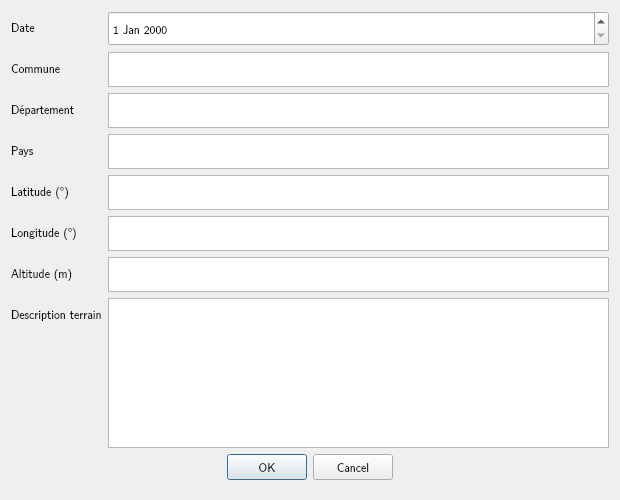
<?xml version="1.0" encoding="UTF-8"?>
<ui version="4.0">
 <class>IdentificationEditDialog</class>
 <widget class="QDialog" name="IdentificationEditDialog">
  <property name="geometry">
   <rect>
    <x>0</x>
    <y>0</y>
    <width>620</width>
    <height>500</height>
   </rect>
  </property>
  <property name="font">
   <font>
    <family>LM Sans 12</family>
   </font>
  </property>
  <property name="windowTitle">
   <string>Identification</string>
  </property>
  <layout class="QGridLayout" name="gridLayout">
   <item row="0" column="0">
    <layout class="QFormLayout" name="formLayout">
     <item row="0" column="0">
      <widget class="QLabel" name="dateLabel">
       <property name="font">
        <font>
         <family>LM Sans 12</family>
        </font>
       </property>
       <property name="text">
        <string>Date</string>
       </property>
      </widget>
     </item>
     <item row="0" column="1">
      <widget class="QDateEdit" name="dateEdit">
       <property name="minimumSize">
        <size>
         <width>300</width>
         <height>35</height>
        </size>
       </property>
       <property name="maximumSize">
        <size>
         <width>16777215</width>
         <height>35</height>
        </size>
       </property>
      </widget>
     </item>
     <item row="1" column="0">
      <widget class="QLabel" name="cityLabel">
       <property name="font">
        <font>
         <family>LM Sans 12</family>
        </font>
       </property>
       <property name="text">
        <string>Commune</string>
       </property>
      </widget>
     </item>
     <item row="1" column="1">
      <widget class="QTextEdit" name="cityTextEdit">
       <property name="minimumSize">
        <size>
         <width>300</width>
         <height>35</height>
        </size>
       </property>
       <property name="maximumSize">
        <size>
         <width>16777215</width>
         <height>35</height>
        </size>
       </property>
       <property name="font">
        <font>
         <family>LM Sans 12</family>
        </font>
       </property>
       <property name="cursor" stdset="0">
        <cursorShape>IBeamCursor</cursorShape>
       </property>
      </widget>
     </item>
     <item row="2" column="0">
      <widget class="QLabel" name="departmentLabel">
       <property name="font">
        <font>
         <family>LM Sans 12</family>
        </font>
       </property>
       <property name="text">
        <string>Département</string>
       </property>
      </widget>
     </item>
     <item row="2" column="1">
      <widget class="QTextEdit" name="departmentTextEdit">
       <property name="minimumSize">
        <size>
         <width>300</width>
         <height>35</height>
        </size>
       </property>
       <property name="maximumSize">
        <size>
         <width>16777215</width>
         <height>35</height>
        </size>
       </property>
       <property name="cursor" stdset="0">
        <cursorShape>IBeamCursor</cursorShape>
       </property>
      </widget>
     </item>
     <item row="3" column="0">
      <widget class="QLabel" name="countryLabel">
       <property name="font">
        <font>
         <family>LM Sans 12</family>
        </font>
       </property>
       <property name="text">
        <string>Pays</string>
       </property>
      </widget>
     </item>
     <item row="3" column="1">
      <widget class="QTextEdit" name="countryTextEdit">
       <property name="minimumSize">
        <size>
         <width>300</width>
         <height>35</height>
        </size>
       </property>
       <property name="maximumSize">
        <size>
         <width>16777215</width>
         <height>35</height>
        </size>
       </property>
       <property name="cursor" stdset="0">
        <cursorShape>IBeamCursor</cursorShape>
       </property>
      </widget>
     </item>
     <item row="4" column="0">
      <widget class="QLabel" name="latitudeLabel">
       <property name="font">
        <font>
         <family>LM Sans 12</family>
        </font>
       </property>
       <property name="text">
        <string>Latitude (°)</string>
       </property>
      </widget>
     </item>
     <item row="4" column="1">
      <widget class="QTextEdit" name="latitudeTextEdit">
       <property name="minimumSize">
        <size>
         <width>300</width>
         <height>35</height>
        </size>
       </property>
       <property name="maximumSize">
        <size>
         <width>16777215</width>
         <height>35</height>
        </size>
       </property>
       <property name="cursor" stdset="0">
        <cursorShape>IBeamCursor</cursorShape>
       </property>
      </widget>
     </item>
     <item row="5" column="0">
      <widget class="QLabel" name="longitudeLabel">
       <property name="font">
        <font>
         <family>LM Sans 12</family>
        </font>
       </property>
       <property name="text">
        <string>Longitude (°)</string>
       </property>
      </widget>
     </item>
     <item row="5" column="1">
      <widget class="QTextEdit" name="longitudeTextEdit">
       <property name="minimumSize">
        <size>
         <width>300</width>
         <height>35</height>
        </size>
       </property>
       <property name="maximumSize">
        <size>
         <width>16777215</width>
         <height>35</height>
        </size>
       </property>
       <property name="cursor" stdset="0">
        <cursorShape>IBeamCursor</cursorShape>
       </property>
      </widget>
     </item>
     <item row="6" column="0">
      <widget class="QLabel" name="altitudeLabel">
       <property name="font">
        <font>
         <family>LM Sans 12</family>
        </font>
       </property>
       <property name="text">
        <string>Altitude (m)</string>
       </property>
      </widget>
     </item>
     <item row="6" column="1">
      <widget class="QTextEdit" name="altitudeTextEdit">
       <property name="minimumSize">
        <size>
         <width>300</width>
         <height>35</height>
        </size>
       </property>
       <property name="maximumSize">
        <size>
         <width>16777215</width>
         <height>35</height>
        </size>
       </property>
       <property name="cursor" stdset="0">
        <cursorShape>IBeamCursor</cursorShape>
       </property>
      </widget>
     </item>
     <item row="7" column="0">
      <widget class="QLabel" name="descriptionLabel">
       <property name="font">
        <font>
         <family>LM Sans 12</family>
        </font>
       </property>
       <property name="text">
        <string>Description terrain</string>
       </property>
      </widget>
     </item>
     <item row="7" column="1">
      <widget class="QTextEdit" name="descriptionTextEdit">
       <property name="minimumSize">
        <size>
         <width>300</width>
         <height>150</height>
        </size>
       </property>
       <property name="maximumSize">
        <size>
         <width>16777215</width>
         <height>150</height>
        </size>
       </property>
       <property name="cursor" stdset="0">
        <cursorShape>IBeamCursor</cursorShape>
       </property>
      </widget>
     </item>
     <item row="8" column="0" colspan="2">
      <widget class="QDialogButtonBox" name="buttonBox">
       <property name="font">
        <font>
         <family>LM Sans 12</family>
        </font>
       </property>
       <property name="orientation">
        <enum>Qt::Orientation::Horizontal</enum>
       </property>
       <property name="standardButtons">
        <set>QDialogButtonBox::StandardButton::Cancel|QDialogButtonBox::StandardButton::Ok</set>
       </property>
       <property name="centerButtons">
        <bool>true</bool>
       </property>
      </widget>
     </item>
    </layout>
   </item>
  </layout>
 </widget>
 <resources/>
 <connections>
  <connection>
   <sender>buttonBox</sender>
   <signal>accepted()</signal>
   <receiver>IdentificationEditDialog</receiver>
   <slot>accept()</slot>
   <hints>
    <hint type="sourcelabel">
     <x>248</x>
     <y>254</y>
    </hint>
    <hint type="destinationlabel">
     <x>157</x>
     <y>274</y>
    </hint>
   </hints>
  </connection>
  <connection>
   <sender>buttonBox</sender>
   <signal>rejected()</signal>
   <receiver>IdentificationEditDialog</receiver>
   <slot>reject()</slot>
   <hints>
    <hint type="sourcelabel">
     <x>316</x>
     <y>260</y>
    </hint>
    <hint type="destinationlabel">
     <x>286</x>
     <y>274</y>
    </hint>
   </hints>
  </connection>
 </connections>
</ui>
